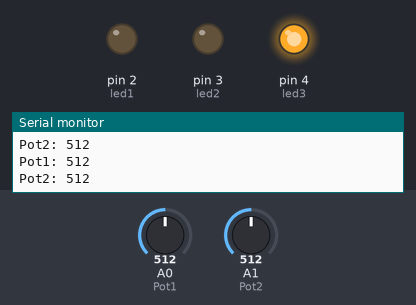
This sketch was run on a simulated Arduino Uno, built with avr-gcc and run on an emulated ATmega328P. Parts: output pins drawn as LEDs (lit = HIGH), the last lines printed to the serial monitor. The test bench sets the inputs (shaded band); at power-on: A0 (Pot1) = 512, A1 (Pot2) = 512.

Above: at 1.3 s.
1.4 s: A0 (Pot1) set to 524
At 2.7 s:
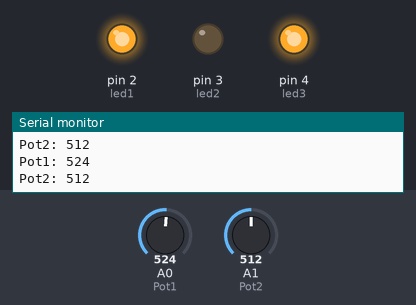
3.0 s: A1 (Pot2) set to 519
At 4.0 s:
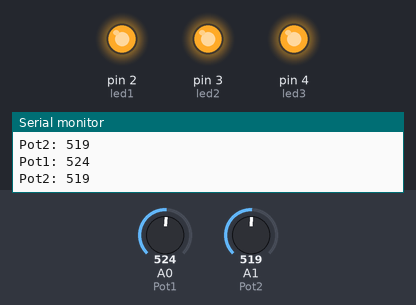
4.5 s: A0 (Pot1) set to 511
At 5.2 s:
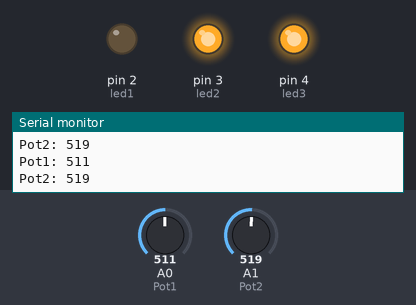
6.0 s: A1 (Pot2) set to 0
At 6.5 s:
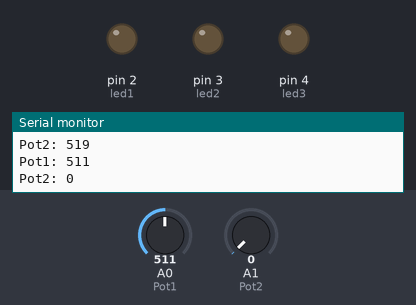
7.5 s: A1 (Pot2) set to 122
At 8.7 s:
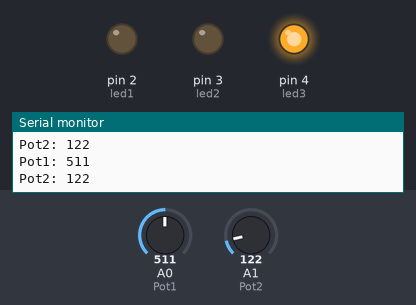
9.0 s: A1 (Pot2) set to 522
At 10.1 s:
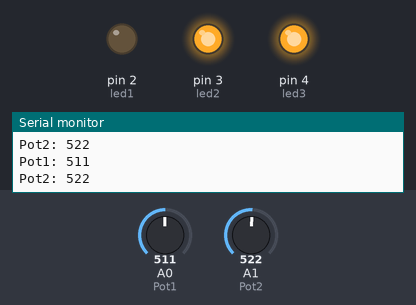
Timing chart, 0 to 11.5 s (numbered marks = the images above; inputs shaded):
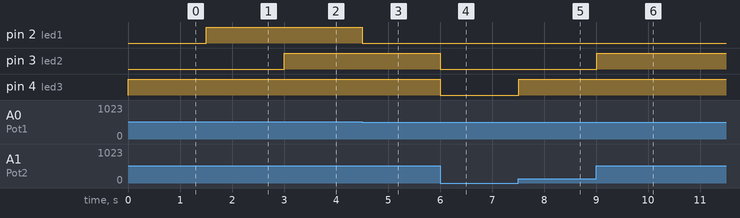

The sketch:

Programa_3_Practica1_CompuertaXOR.ino
```cpp
int led1=2, led2=3, led3=4;
int Pot1=A0, Pot2=A1;

void setup() {
  pinMode(led1,OUTPUT);
  pinMode(led2,OUTPUT);
  pinMode(led3,OUTPUT);
  Serial.begin(9600);
}

int P1,P2,suma,valor1,valor2;
void loop() {
  P1=analogRead(Pot1);
  P2=analogRead(Pot2);
  Serial.println("Pot1: "+String(P1));
  Serial.println("Pot2: "+String(P2));

  suma=P1+P2;

  if(P1>512){
    digitalWrite(led1,1);
  }else{
    digitalWrite(led1,0);
  }

  if(P2>512){
    digitalWrite(led2,1);
  }else{
    digitalWrite(led2,0);
  }

  if(suma<512 or suma>1534){
    digitalWrite(led3,0);
  }else{
    digitalWrite(led3,1);
  }
  delay(500);
}
```

Measured:
- the behaviour switches between 512 and 513 on A0 (Pot1) (found by bisection; images 0 and 1)
- the behaviour switches between 512 and 513 on A1 (Pot2) (found by bisection; images 1 and 2)
- after the input at 1.4 s, pin 2 (led1): LOW → HIGH after 0.10 s
- after the input at 3.0 s, pin 3 (led2): LOW → HIGH at once
- after the input at 4.5 s, pin 2 (led1): HIGH → LOW at once
- after the input at 6.0 s, pin 3 (led2), pin 4 (led3): HIGH → LOW at once
- after the input at 7.5 s, pin 4 (led3): LOW → HIGH at once
- after the input at 9.0 s, pin 3 (led2): LOW → HIGH at once
